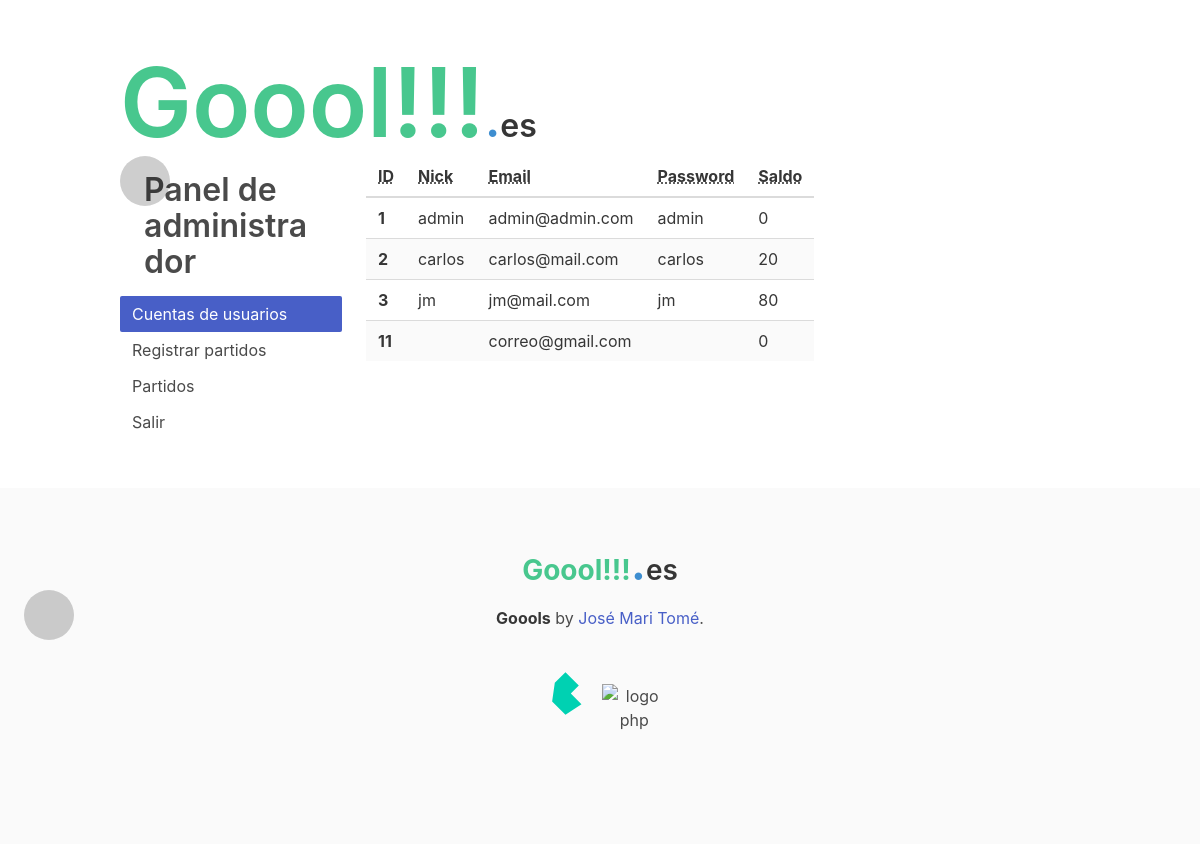
The app's page /usuarios/user_accounts.php (signed in) with its own data.
### tables this page shows
CREATE TABLE `usuarios` (
  `user_id` int(11) NOT NULL,
  `user_mail` varchar(30) NOT NULL,
  `user_nick` varchar(15) NOT NULL,
  `user_password` varchar(25) NOT NULL,
  `user_saldo` double DEFAULT '0'
);

### usuarios/user_accounts.php (the view, shortened to what this page needs)
<?php
$sql_view = "SELECT * FROM usuarios order by user_id Asc;";
require "../conection.php";
$datos = mysqli_query($conx, $sql_view);
?>
<!DOCTYPE html>
<html lang="es">
<head>
    <link href="https://use.fontawesome.com/releases/v5.3.1/css/all.css"
 rel="stylesheet">
    <?php
    include '../includes/enlaces_head.php';
    ?>
</head>
<body>
    <main class="section">
        <div class="container">
            <a href="../acceso/acceso_admin.php">
                <h1 class="title"><strong class="has-text-success">Goool!!!</strong><span
                        class="has-text-info is-size-3 is-size-1-desktop">.</span>es</h1>
            </a>
            <div class="columns is-desktop">
                <section class="column is-one-quarter">
                    <aside class="menu">
                        <ul class="menu-list">
                            <li>
                                <h1 class="title"><a href="../acceso/acceso_admin.php">Panel de administrador</a></h1>
                            </li>
                            <li><a href="#" class="is-active">Cuentas de usuarios</a></li>
                            <li><a href="../partidos/registro_partido.php">Registrar partidos</a></li>
                            <li><a href="../partidos/show_matches.php">Partidos</a></li>
                            <li><a href="./controler.php?op=3">Salir</a></li>
                        </ul>
                    </aside>
                </section>
                <section class="column">
                    <div class="table-container">
                        <table class="table is-striped">
                            <thead>
                                <tr>
                                    <th><abbr title="id"> ID</abbr></th>
                                    <th><abbr title="nick">Nick</abbr></th>
                                    <th><abbr title="email">Email</abbr></th>
                                    <th><abbr title="pasword">Password</abbr></th>
                                    <th><abbr title="saldo">Saldo</abbr></th>
                                </tr>
                            <tbody>
                                <?php
                            while($fila = mysqli_fetch_assoc($datos)){
                                $user_id = $fila['user_id'];
                                $user_mail = $fila['user_mail'];
                                $user_password = $fila['user_password'];
                                $user_nick = $fila['user_nick'];
                                $user_saldo = $fila['user_saldo'];
                                ?>
                                <tr>
                                    <th><?php echo $user_id ?></th>
                                    <td><?php echo $user_nick ?></td>
                                    <td><?php echo $user_mail ?></td>
                                    <td><?php echo $user_password ?></td>
                                    <td><?php echo $user_saldo ?></td>
                                    <?php
                            }
                          ?>
                            </tbody>
                        </table>
                    </div>
                </section>
            </div>
    </main>
    <?php include '../includes/footer.php' ?>
</body>
</html>

### assets/styles.css (style rules this page uses)
:root { --color-principal: hsl(141, 53%, 53%); --forSale-color: rgba(0, 156, 149, 1); }
.title strong { font-size: 3em; }
span:after, span:before { content: ""; position: absolute; display: block; border-radius: 50%; background-color: rgba(0, 0, 0, 0.1); width: 50px; height: 50px; }

### records on screen
usuarios: user_id "1", user_nick "admin", user_mail "admin@admin.com", user_password "admin", user_saldo "0"
usuarios: user_id "2", user_nick "carlos", user_mail "carlos@mail.com", user_password "carlos", user_saldo "20"
usuarios: user_id "3", user_nick "jm", user_mail "jm@mail.com", user_password "jm", user_saldo "80"
usuarios: user_id "11", user_mail "correo@gmail.com", user_saldo "0"
